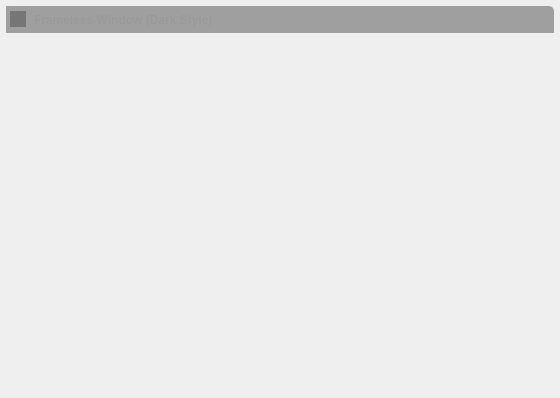
<?xml version="1.0" encoding="UTF-8"?>
<ui version="4.0">
 <class>FramelessWindow</class>
 <widget class="QWidget" name="FramelessWindow">
  <property name="geometry">
   <rect>
    <x>0</x>
    <y>0</y>
    <width>560</width>
    <height>398</height>
   </rect>
  </property>
  <property name="windowTitle">
   <string/>
  </property>
  <property name="autoFillBackground">
   <bool>false</bool>
  </property>
  <layout class="QVBoxLayout" name="verticalLayout_2">
   <property name="spacing">
    <number>0</number>
   </property>
   <property name="leftMargin">
    <number>5</number>
   </property>
   <property name="topMargin">
    <number>5</number>
   </property>
   <property name="rightMargin">
    <number>5</number>
   </property>
   <property name="bottomMargin">
    <number>5</number>
   </property>
   <item>
    <widget class="QWidget" name="windowFrame" native="true">
     <property name="autoFillBackground">
      <bool>false</bool>
     </property>
     <property name="styleSheet">
      <string notr="true">#windowFrame{background-color:palette(Window);}</string>
     </property>
     <layout class="QVBoxLayout" name="verticalLayout">
      <property name="spacing">
       <number>0</number>
      </property>
      <property name="leftMargin">
       <number>1</number>
      </property>
      <property name="topMargin">
       <number>1</number>
      </property>
      <property name="rightMargin">
       <number>1</number>
      </property>
      <property name="bottomMargin">
       <number>1</number>
      </property>
      <item>
       <widget class="QFramelessWindowTitleBar" name="windowTitlebar" native="true">
        <property name="sizePolicy">
         <sizepolicy hsizetype="Preferred" vsizetype="Fixed">
          <horstretch>0</horstretch>
          <verstretch>0</verstretch>
         </sizepolicy>
        </property>
        <property name="minimumSize">
         <size>
          <width>0</width>
          <height>0</height>
         </size>
        </property>
        <property name="palette">
         <palette>
          <active>
           <colorrole role="WindowText">
            <brush brushstyle="SolidPattern">
             <color alpha="255">
              <red>52</red>
              <green>59</green>
              <blue>190</blue>
             </color>
            </brush>
           </colorrole>
           <colorrole role="Button">
            <brush brushstyle="SolidPattern">
             <color alpha="255">
              <red>35</red>
              <green>35</green>
              <blue>35</blue>
             </color>
            </brush>
           </colorrole>
           <colorrole role="Text">
            <brush brushstyle="SolidPattern">
             <color alpha="255">
              <red>239</red>
              <green>2</green>
              <blue>255</blue>
             </color>
            </brush>
           </colorrole>
           <colorrole role="ButtonText">
            <brush brushstyle="SolidPattern">
             <color alpha="255">
              <red>0</red>
              <green>34</green>
              <blue>255</blue>
             </color>
            </brush>
           </colorrole>
           <colorrole role="Base">
            <brush brushstyle="SolidPattern">
             <color alpha="255">
              <red>35</red>
              <green>35</green>
              <blue>35</blue>
             </color>
            </brush>
           </colorrole>
           <colorrole role="Window">
            <brush brushstyle="SolidPattern">
             <color alpha="255">
              <red>35</red>
              <green>35</green>
              <blue>35</blue>
             </color>
            </brush>
           </colorrole>
           <colorrole role="ToolTipText">
            <brush brushstyle="SolidPattern">
             <color alpha="255">
              <red>0</red>
              <green>34</green>
              <blue>255</blue>
             </color>
            </brush>
           </colorrole>
           <colorrole role="PlaceholderText">
            <brush brushstyle="SolidPattern">
             <color alpha="128">
              <red>239</red>
              <green>2</green>
              <blue>255</blue>
             </color>
            </brush>
           </colorrole>
          </active>
          <inactive>
           <colorrole role="WindowText">
            <brush brushstyle="SolidPattern">
             <color alpha="255">
              <red>52</red>
              <green>59</green>
              <blue>190</blue>
             </color>
            </brush>
           </colorrole>
           <colorrole role="Button">
            <brush brushstyle="SolidPattern">
             <color alpha="255">
              <red>35</red>
              <green>35</green>
              <blue>35</blue>
             </color>
            </brush>
           </colorrole>
           <colorrole role="Text">
            <brush brushstyle="SolidPattern">
             <color alpha="255">
              <red>239</red>
              <green>2</green>
              <blue>255</blue>
             </color>
            </brush>
           </colorrole>
           <colorrole role="ButtonText">
            <brush brushstyle="SolidPattern">
             <color alpha="255">
              <red>0</red>
              <green>34</green>
              <blue>255</blue>
             </color>
            </brush>
           </colorrole>
           <colorrole role="Base">
            <brush brushstyle="SolidPattern">
             <color alpha="255">
              <red>35</red>
              <green>35</green>
              <blue>35</blue>
             </color>
            </brush>
           </colorrole>
           <colorrole role="Window">
            <brush brushstyle="SolidPattern">
             <color alpha="255">
              <red>35</red>
              <green>35</green>
              <blue>35</blue>
             </color>
            </brush>
           </colorrole>
           <colorrole role="ToolTipText">
            <brush brushstyle="SolidPattern">
             <color alpha="255">
              <red>0</red>
              <green>34</green>
              <blue>255</blue>
             </color>
            </brush>
           </colorrole>
           <colorrole role="PlaceholderText">
            <brush brushstyle="SolidPattern">
             <color alpha="128">
              <red>239</red>
              <green>2</green>
              <blue>255</blue>
             </color>
            </brush>
           </colorrole>
          </inactive>
          <disabled>
           <colorrole role="WindowText">
            <brush brushstyle="SolidPattern">
             <color alpha="255">
              <red>120</red>
              <green>120</green>
              <blue>120</blue>
             </color>
            </brush>
           </colorrole>
           <colorrole role="Button">
            <brush brushstyle="SolidPattern">
             <color alpha="255">
              <red>35</red>
              <green>35</green>
              <blue>35</blue>
             </color>
            </brush>
           </colorrole>
           <colorrole role="Text">
            <brush brushstyle="SolidPattern">
             <color alpha="255">
              <red>120</red>
              <green>120</green>
              <blue>120</blue>
             </color>
            </brush>
           </colorrole>
           <colorrole role="ButtonText">
            <brush brushstyle="SolidPattern">
             <color alpha="255">
              <red>120</red>
              <green>120</green>
              <blue>120</blue>
             </color>
            </brush>
           </colorrole>
           <colorrole role="Base">
            <brush brushstyle="SolidPattern">
             <color alpha="255">
              <red>35</red>
              <green>35</green>
              <blue>35</blue>
             </color>
            </brush>
           </colorrole>
           <colorrole role="Window">
            <brush brushstyle="SolidPattern">
             <color alpha="255">
              <red>35</red>
              <green>35</green>
              <blue>35</blue>
             </color>
            </brush>
           </colorrole>
           <colorrole role="ToolTipText">
            <brush brushstyle="SolidPattern">
             <color alpha="255">
              <red>0</red>
              <green>34</green>
              <blue>255</blue>
             </color>
            </brush>
           </colorrole>
           <colorrole role="PlaceholderText">
            <brush brushstyle="SolidPattern">
             <color alpha="128">
              <red>0</red>
              <green>0</green>
              <blue>0</blue>
             </color>
            </brush>
           </colorrole>
          </disabled>
         </palette>
        </property>
        <property name="cursor">
         <cursorShape>ArrowCursor</cursorShape>
        </property>
        <property name="autoFillBackground">
         <bool>false</bool>
        </property>
        <property name="styleSheet">
         <string notr="true">#windowTitlebar{border: 0px none palette(base); border-top-left-radius:5px; border-top-right-radius:5px; background-color:palette(dark); height:20px;}</string>
        </property>
        <layout class="QHBoxLayout" name="horizontalLayout" stretch="0,0,1,0,0,0,0">
         <property name="spacing">
          <number>0</number>
         </property>
         <property name="leftMargin">
          <number>0</number>
         </property>
         <property name="topMargin">
          <number>0</number>
         </property>
         <property name="rightMargin">
          <number>0</number>
         </property>
         <property name="bottomMargin">
          <number>0</number>
         </property>
         <item>
          <widget class="QLabel" name="spacer">
           <property name="minimumSize">
            <size>
             <width>4</width>
             <height>0</height>
            </size>
           </property>
           <property name="maximumSize">
            <size>
             <width>4</width>
             <height>16777215</height>
            </size>
           </property>
           <property name="styleSheet">
            <string notr="true">background-color:palette(dark)</string>
           </property>
          </widget>
         </item>
         <item>
          <widget class="QLabel" name="icon">
           <property name="minimumSize">
            <size>
             <width>16</width>
             <height>16</height>
            </size>
           </property>
           <property name="maximumSize">
            <size>
             <width>16</width>
             <height>16</height>
            </size>
           </property>
           <property name="contextMenuPolicy">
            <enum>Qt::NoContextMenu</enum>
           </property>
           <property name="styleSheet">
            <string notr="true">#icon {background-color:palette(shadow);}</string>
           </property>
          </widget>
         </item>
         <item>
          <widget class="QLabel" name="titleText">
           <property name="font">
            <font>
             <weight>75</weight>
             <bold>true</bold>
            </font>
           </property>
           <property name="styleSheet">
            <string notr="true">  padding-left:5px;
  color:rgb(153,153,153); background-color:palette(dark);</string>
           </property>
           <property name="text">
            <string>Frameless Window (Dark Style)</string>
           </property>
           <property name="alignment">
            <set>Qt::AlignLeading|Qt::AlignLeft|Qt::AlignVCenter</set>
           </property>
          </widget>
         </item>
         <item>
          <widget class="QToolButton" name="minimizeButton">
           <property name="font">
            <font>
             <weight>75</weight>
             <bold>true</bold>
            </font>
           </property>
           <property name="styleSheet">
            <string notr="true">#minimizeButton{
  background-color:none;
  border:none;
  width:16px;
  height:16px;
  padding:4px;
  image:url(:/Omnigen/Icons/icon_window_minimize.png);
}
#minimizeButton:hover{
  background-color:palette(alternate-base);
}
#minimizeButton:pressed{
  background-color:palette(highlight);
}</string>
           </property>
           <property name="text">
            <string/>
           </property>
          </widget>
         </item>
         <item>
          <widget class="QToolButton" name="restoreButton">
           <property name="styleSheet">
            <string notr="true">#restoreButton{
  background-color:none;
  border:none;
  width:16px;
  height:16px;
  padding:4px;
  image:url(:/Omnigen/Icons/icon_window_restore.png);
}
#restoreButton:hover{
  background-color:palette(alternate-base);
}
#restoreButton:pressed{
  background-color:palette(highlight);
}</string>
           </property>
           <property name="text">
            <string/>
           </property>
          </widget>
         </item>
         <item>
          <widget class="QToolButton" name="maximizeButton">
           <property name="styleSheet">
            <string notr="true">#maximizeButton{
  background-color:none;
  border:none;
  width:16px;
  height:16px;
  padding:4px;
  image:url(:/Omnigen/Icons/icon_window_maximize.png);
}
#maximizeButton:hover{
  background-color:palette(alternate-base);
}
##maximizeButton:pressed{
  background-color:palette(highlight);
}</string>
           </property>
           <property name="text">
            <string/>
           </property>
          </widget>
         </item>
         <item>
          <widget class="QToolButton" name="closeButton">
           <property name="font">
            <font>
             <weight>75</weight>
             <bold>true</bold>
            </font>
           </property>
           <property name="styleSheet">
            <string notr="true">#closeButton{
  background-color:none;
  border:none;
  width:16px;
  height:16px;
  padding:4px;
  image:url(:/Omnigen/Icons/icon_window_close.png);
  border-top-right-radius: 5px;
}
#closeButton:hover{
  background-color:palette(alternate-base);
}
##closeButton:pressed{
  background-color:palette(highlight);
}</string>
           </property>
          </widget>
         </item>
        </layout>
       </widget>
      </item>
      <item>
       <widget class="QWidget" name="windowContent" native="true">
        <property name="sizePolicy">
         <sizepolicy hsizetype="Expanding" vsizetype="Expanding">
          <horstretch>0</horstretch>
          <verstretch>0</verstretch>
         </sizepolicy>
        </property>
        <property name="autoFillBackground">
         <bool>false</bool>
        </property>
        <property name="styleSheet">
         <string notr="true">#windowContent{
  border: 0px none palette(base);
  border-radius:0px 0px 5px 5px;
}</string>
        </property>
        <layout class="QVBoxLayout" name="verticalLayout_3">
         <property name="spacing">
          <number>0</number>
         </property>
         <property name="leftMargin">
          <number>0</number>
         </property>
         <property name="topMargin">
          <number>0</number>
         </property>
         <property name="rightMargin">
          <number>0</number>
         </property>
         <property name="bottomMargin">
          <number>0</number>
         </property>
        </layout>
       </widget>
      </item>
     </layout>
    </widget>
   </item>
  </layout>
 </widget>
 <layoutdefault spacing="6" margin="11"/>
 <customwidgets>
  <customwidget>
   <class>QFramelessWindowTitleBar</class>
   <extends>QWidget</extends>
   <header>FramelessWindowTitleBar.h</header>
   <container>1</container>
  </customwidget>
 </customwidgets>
 <resources/>
 <connections/>
</ui>
